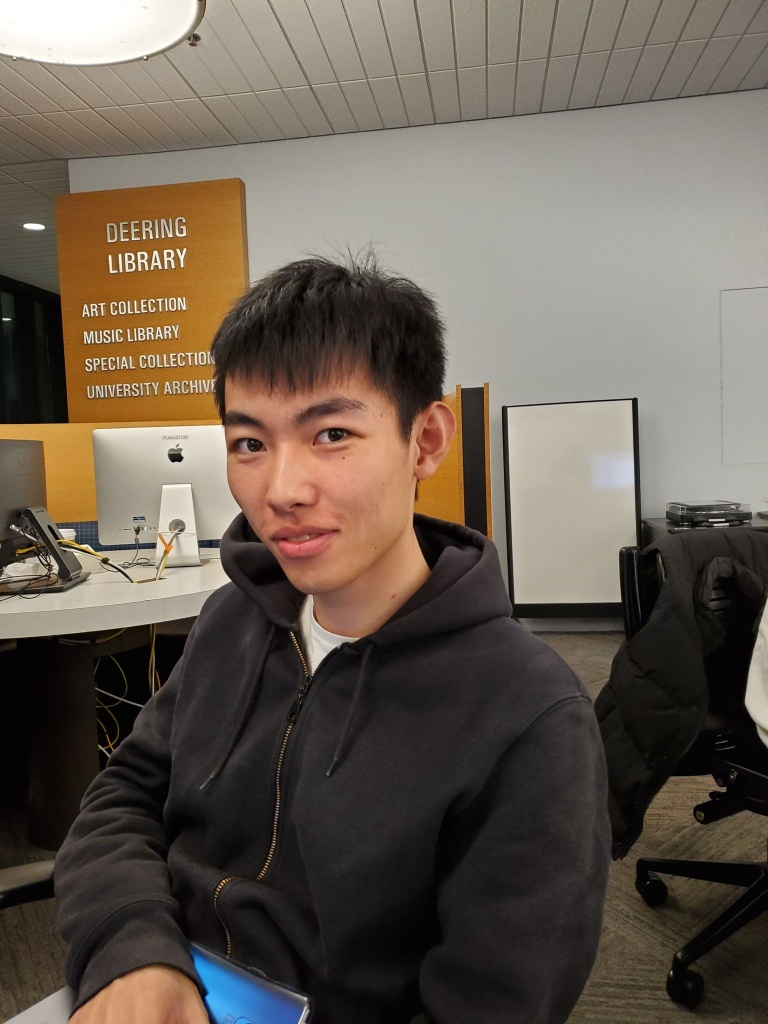
#> input picture bryan_li.jpg, 768 x 1024 px
$ python crop_image.py
#> lines starting #> are read from the running program, lines starting #| are printed output that depends on the picture; after the words box and inside, x2 and y2 are one past the last pixel; in counts of white or black regions, pixels touching at a corner belong together
import cv2
face_cascade = cv2.CascadeClassifier(cv2.data.haarcascades + 'haarcascade_frontalface_default.xml')

img = cv2.imread("bryan_li.jpg", 3)
#> img is the input picture: shape (1024, 768, 3); mean B, G, R 82.5, 93.4, 103.9
gray = cv2.cvtColor(img, cv2.COLOR_BGR2GRAY)
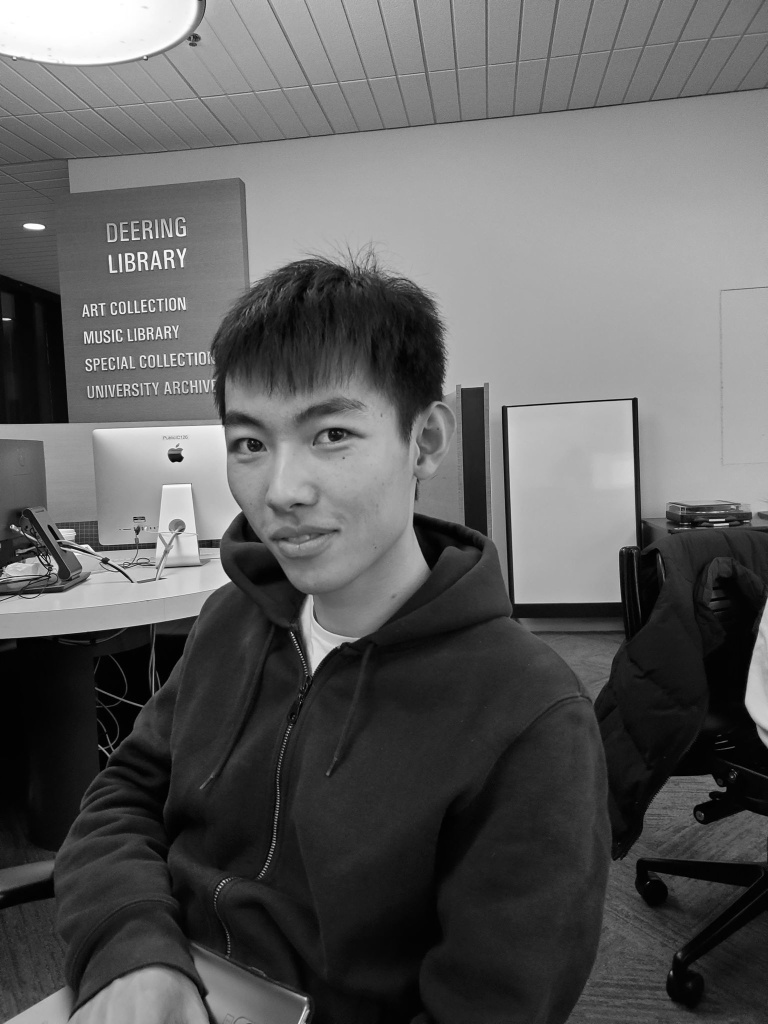
#> gray: shape (1024, 768); min 0, max 255, mean 95.3

faces = face_cascade.detectMultiScale(gray, 1.3, 5)
#> faces = [[217, 424, 58, 58], [175, 347, 243, 243]]

count = 0
for (x,y,w,h) in faces:

    crop_img = img[y:y+h, x:x+w]
    count += 1
    cv2.imwrite('cropped/' + str(count) + '.jpg', crop_img)

    cv2.rectangle(img, (x,y), (x+w, y+h), (255, 0 , 0 ), 2)
#> this loop made 2 passes
#> (x, y, w, h, count) on passes 1 to 2: (217, 424, 58, 58, 1), (175, 347, 243, 243, 2)
#> pass 1, `crop_img = img[y:y+h, x:x+w]`:
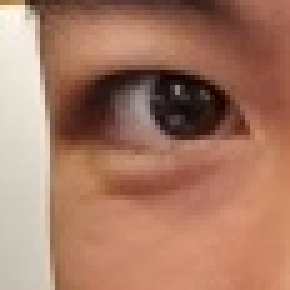
#> crop_img: shape (58, 58, 3) (shown 5 times larger); mean B, G, R 101, 121.9, 167.7
#> pass 2, `crop_img = img[y:y+h, x:x+w]`:
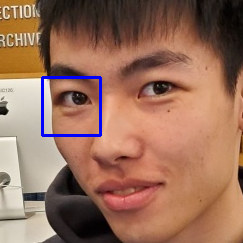
#> crop_img: shape (243, 243, 3); mean B, G, R 92.1, 111.8, 153.5
#> after the loop:
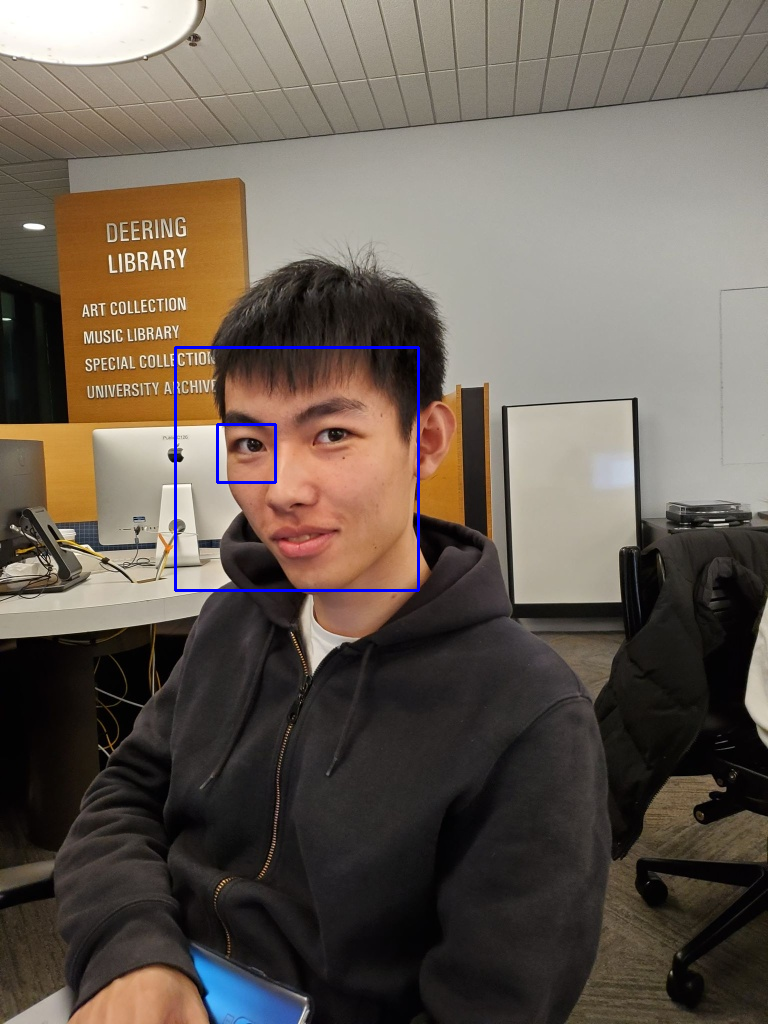
#> img: shape (1024, 768, 3); 0.46% of pixels changed, all inside (x1, y1, x2, y2) = (174, 346, 420, 592)
#> after the loop, count = 2


cv2.imshow('frame', img)
cv2.imwrite('output.jpg', img)
cv2.waitKey(5000)
cv2.destroyAllWindows()

cv2.data.haarcascades

$ run again, with received.jpg copied over bryan_li.jpg
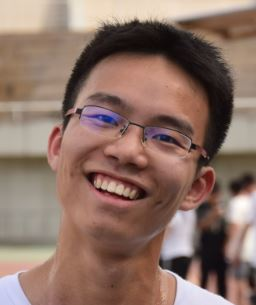
#> input picture received.jpg, 256 x 305 px
#> img is the input picture: shape (305, 256, 3); mean B, G, R 102.8, 114.1, 140.9
#> faces = [[44, 53, 176, 176]]
#> the loop `for (x,y,w,h) in faces: ` made 1 pass
#> (x, y, w, h, count) on pass 1: (44, 53, 176, 176, 1)
#> pass 1, `crop_img = img[y:y+h, x:x+w]`:
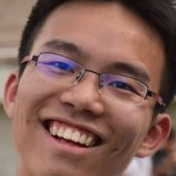
#> crop_img: shape (176, 176, 3); mean B, G, R 88.2, 97.9, 133.5
#> after the loop `for (x,y,w,h) in faces:`:
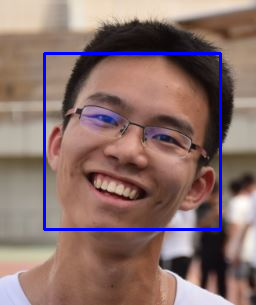
#> img: shape (305, 256, 3); 2.7% of pixels changed, all inside (x1, y1, x2, y2) = (43, 52, 222, 231)
#> after the loop `for (x,y,w,h) in faces:`: count = 1
